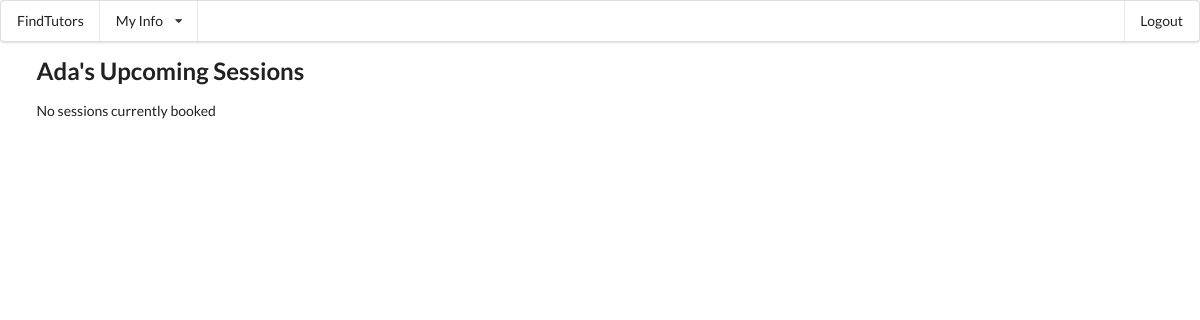
Page /main/upcomingSessions (signed in) on the earlier database version.
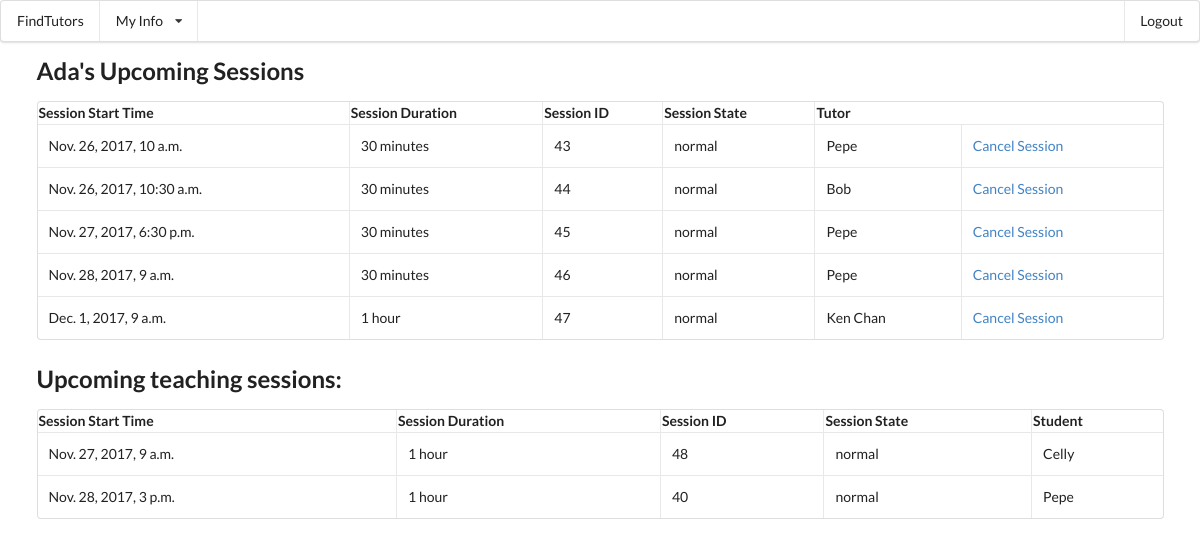
Same page on the later database version.
### mainApp/models.py (models this page shows, shortened)
class Session(models.Model):
	coupon_used=models.BooleanField()
	session_datetime=models.DateTimeField()
	state=models.CharField(max_length=10,default='normal')#cancelled/normal/ended/locked
	review_state=models.CharField(max_length=10,default='empty')#complete
	session_student=models.ForeignKey(Student)
	session_tutor=models.ForeignKey(Tutor)

class Tutor(models.Model):
	phoneNumber=models.CharField(max_length=10)
	photo_url=models.CharField(max_length=30)
	user = models.OneToOneField(User, on_delete=models.CASCADE)
	tutor_type=models.CharField(max_length=8,default="Private")#Contract/Private
	university=models.CharField(max_length=60)
	teach_course_code=models.ManyToManyField(SubjectCode)
	subject_tag=models.CharField(max_length=60)
	hourly_rate=models.IntegerField(default=100)
	introduction=models.TextField(default="I love programming")
	activated=models.BooleanField(default=True)#profiles show to public or not
	avg_review=models.IntegerField(default=-1)
	def __str__ (self):
		return self.user.first_name

class Student(models.Model):
	user = models.OneToOneField(User, on_delete=models.CASCADE)
	phoneNumber=models.CharField(max_length=10)
	photo_url=models.CharField(max_length=30)
	def __str__ (self):
		return self.user.first_name

### mainApp/views.py (the view)
@login_required
def viewUpcomingSessions(request):
	this_student = request.user.student
	student_sessions = this_student.session_set.filter(state__in=['locked','normal'])
	temp_session=request.user.tutor.session_set.filter(state__in=['locked','normal']).order_by('session_datetime') if hasattr(request.user,'tutor') and request.user.tutor.session_set.exists() else None
	context = {'student_sessions': student_sessions, 'this_student': this_student,'tutor_session':temp_session}
	return render(request,'mainApp/viewUpcomingSessions.html',context)

### mainApp/templates/mainApp/viewUpcomingSessions.html (shortened to what this page needs)
{% extends "mainApp/base.html" %}
{% block content %}
<h2>{{this_student}}'s Upcoming Sessions</h2>
{% if student_sessions %}
<table cellspacing="20" class="ui celled table">
	<tr>
		<th>
			Session Start Time
		</th>
		<th>
			Session Duration
		</th>
		<th>
			Session ID
		</th>
		<th>
			Session State
		</th>
		<th>
			Tutor
		</th>
	</tr>
	{% for session in student_sessions %}
	<tr>
		<td>
			<p>{{session.session_datetime}}</p>
		</td>
		<td>
			<p>{% if session.session_tutor.tutor_type == 'Contract' %}30 minutes {% else %} 1 hour {% endif %}</p>
		</td>
		<td>
			<p>{{session.id}}</p>
		</td>
		<td>
			<p>{{session.state}}</p>
		</td>
		<td>
			<p>{{session.session_tutor}}</p>
		</td>
		<td>
			<a href="cancelSession/{{session.id}}">Cancel Session</a>
		</td>
	</tr>
	{% endfor %}
</table>
{% else %}
	<p>No sessions currently booked</p>
{% endif %}
{% if tutor_session %}
<h2>Upcoming teaching sessions:</h2>
<table cellspacing="20" class="ui celled table">
	<tr>
		<th>
			Session Start Time
		</th>
		<th>
			Session Duration
		</th>
		<th>
			Session ID
		</th>
		<th>
			Session State
		</th>
		<th>
			Student
		</th>
	</tr>
	{% for session in tutor_session %}
	<tr>
		<td>
			<p>{{session.session_datetime}}</p>
		</td>
		<td>
			<p>{% if session.session_tutor.tutor_type == 'Contract' %}30 minutes {% else %} 1 hour {% endif %}</p>
		</td>
		<td>
			<p>{{session.id}}</p>
		</td>
		<td>
			<p>{{session.state}}</p>
		</td>
		<td>
			<p>{{session.session_student}}</p>
		</td>
	</tr>
	{% endfor %}
</table>
{% endif %}
{% endblock %}

Differences in the rows shown:
added Session: session_datetime "Nov. 26, 2017, 10 a.m.", shows "30 minutes", id "43", state "normal", session_tutor "Pepe", shown under "Ada's Upcoming Sessions"
added Session: session_datetime "Nov. 26, 2017, 10:30 a.m.", shows "30 minutes", id "44", state "normal", session_tutor "Bob", shown under "Ada's Upcoming Sessions"
added Session: session_datetime "Nov. 27, 2017, 6:30 p.m.", shows "30 minutes", id "45", state "normal", session_tutor "Pepe", shown under "Ada's Upcoming Sessions"
added Session: session_datetime "Nov. 28, 2017, 9 a.m.", shows "30 minutes", id "46", state "normal", session_tutor "Pepe", shown under "Ada's Upcoming Sessions"
added Session: session_datetime "Dec. 1, 2017, 9 a.m.", shows "1 hour", id "47", state "normal", session_tutor "Ken Chan", shown under "Ada's Upcoming Sessions"
added Session: session_datetime "Nov. 27, 2017, 9 a.m.", shows "1 hour", id "48", state "normal", session_student "Celly", shown under "Upcoming teaching sessions:"
added Session: session_datetime "Nov. 28, 2017, 3 p.m.", shows "1 hour", id "40", state "normal", session_student "Pepe", shown under "Upcoming teaching sessions:"
Other differences:
text no longer shown: "No sessions currently booked"
text now shown: "Session Start Time Session Duration Session ID Session State Tutor Upcoming teaching sessions: Session Start Time Session Duration Session ID Session State Student"
